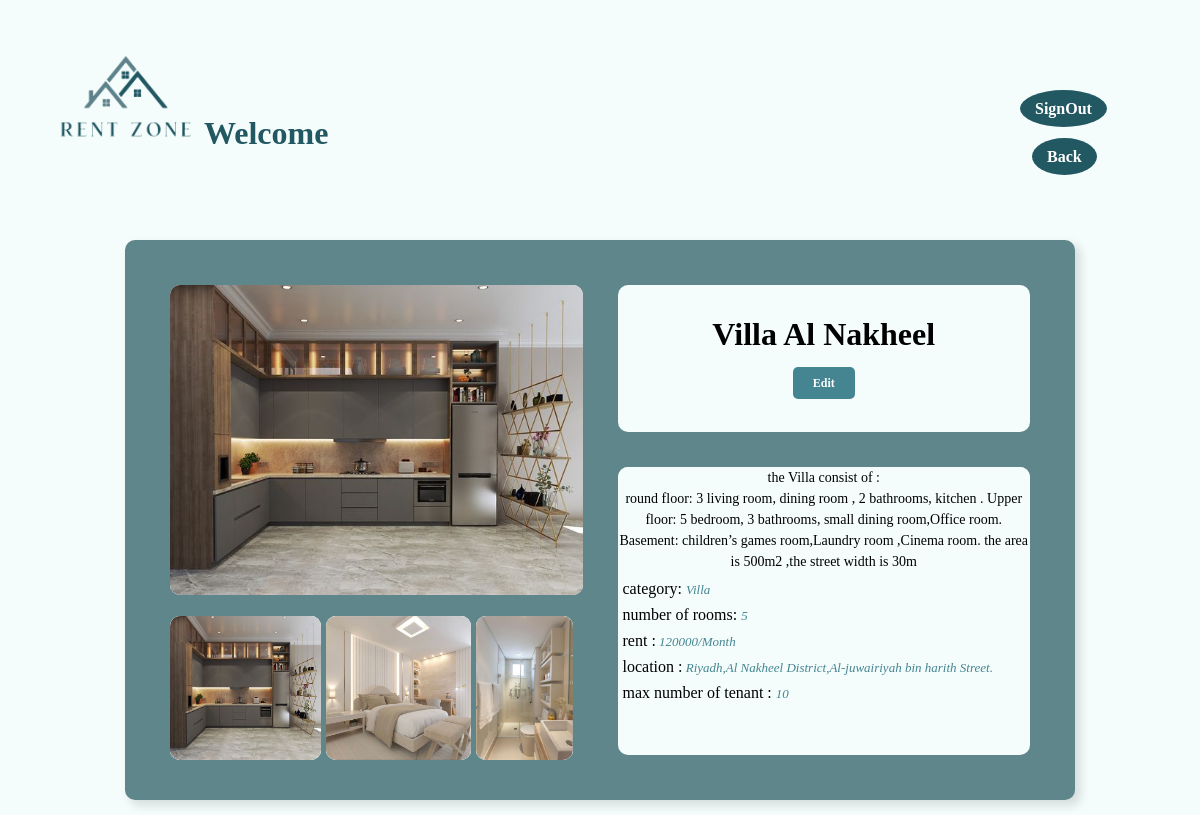
The app's page /Property.php?PropertyID=44 with its own data.
### tables this page shows
CREATE TABLE `PropertyImage` (
  `id` int(11) NOT NULL,
  `property_id` int(11) NOT NULL,
  `path` varchar(255) NOT NULL
);

CREATE TABLE `Property` (
  `id` int(11) NOT NULL,
  `homeowner_id` int(11) NOT NULL,
  `property_category_id` int(11) NOT NULL,
  `name` varchar(100) NOT NULL,
  `rooms` int(11) NOT NULL,
  `rent_cost` int(11) NOT NULL,
  `location` varchar(255) NOT NULL,
  `max_tenants` int(11) NOT NULL,
  `description` varchar(1000) NOT NULL
);

CREATE TABLE `PropertyCategory` (
  `id` int(11) NOT NULL,
  `PropertyCategory` varchar(20) NOT NULL
);

### Property.php (the view, shortened to what this page needs)
<?php
require 'config.php';
$db = $link;
    $PropertyID = $_GET["PropertyID"];
    $sql = "SELECT * FROM  Property WHERE id = '$PropertyID '";
    $result = mysqli_query($db, $sql);
    $row = mysqli_fetch_assoc($result);
    $sql2 ="SELECT * FROM PropertyCategory where id='".$row["property_category_id"]."'";
    $result2 = mysqli_query($db, $sql2);
    $row2 = mysqli_fetch_assoc($result2);
    $query = mysqli_query($db, "SELECT * FROM propertyimage WHERE property_id = {$row['id']}");
    $photos = mysqli_fetch_all($query, MYSQLI_ASSOC);
    if($_SESSION['user_role'] == 'HomeSeeker') {
      $sql = "SELECT * FROM  HomeSeeker  WHERE id = '".$_SESSION["user_id"]. "'";
      $result = mysqli_query($db, $sql);
      $homeseeker = mysqli_fetch_array($result);
      $name = $homeseeker[1];
      $href = "HomeSeekerHomepage.php";
      } else{
      $sql = "SELECT * FROM  Homeowner  WHERE id = '".$_SESSION["user_id"]. "'";
       $result = mysqli_query($db, $sql);
       $Homeowner = mysqli_fetch_array($result);
       $name = $Homeowner[1];
       $href = "HomeOwnerHomePage.php";
        }
?>
<!DOCTYPE html>
<html lang="en">
<head>
    <link rel="stylesheet" href="css/Property1.css">
</head>
<body>
    <header>
        <h1 id ="welcome" >Welcome <em> <?php echo $name; ?> </em></h1>
    <ul>
        <li><a href="logout.php" id="sign-out" class = "nav">SignOut</a></li>
        <br>
        <br>
        <li><a href=<?php echo $href;?> id="back" class = "nav"> Back </a></li>
    </ul>
    </header>
    <div class="container">
        <div class="box">
            <div class="images">
                <div class="img-holder active" >
                    <img src="<?php echo $photos[0]['path'] ?>" width="260" height="310" id="img-holder">
                    <br>
                </div>
                <?php
                    foreach($photos as $img) {
                        echo " <div class='img-holder' >
                            <img src=\"{$img['path']}\" class='small' id='small' style='height:9rem; width=10rem;'>
                        </div>";
                    }
                ?>
            </div>
            <div class="basic-info">
                <br>
                <h1> <?php echo $row['name'] ?> </h1>
                <div class="options">
                    <?php
                        if($_SESSION['user_role'] == 'HomeSeeker')
                            echo "<a href='myapp.php?apply={$row['id']}'>Apply</a>" ;
                        else
                            echo "<a href='EditPropertyPage.php?id={$row['id']}'>Edit</a>" ;
                    ?>
                </div>
                <br>
            </div>
            <div class="description">
                <p>
                    the <?php echo $row2['PropertyCategory'] ?> consist of :<br>
                    <?php echo $row['description'] ?>
                </p>
                <ul class="features">
                    <li><i class="fa-solid fa-circle-check"></i>category: <cite><?php echo $row2['PropertyCategory'] ?></cite> </li>
                    <li><i class="fa-light fa-bed-front"></i>number of rooms: <cite> <?php echo $row['rooms'] ?> </cite></li>
                    <li><i class="fa-solid fa-circle-check"></i>rent :<cite> <?php echo $row['rent_cost'] ?>/Month</cite></li>
                    <li><i class="fa-solid fa-circle-xmark"></i>location :<cite> <?php echo $row['location'] ?> </cite></li>
                    <li><i class="fa-solid fa-circle-xmark"></i>max number of tenant : <cite> <?php echo $row['max_tenants'] ?> </cite></li>
                    <br>
                </ul>
            </div>
        </div>
    </div>
</body>
</html>

### css/Property1.css (style rules this page uses)
:root { --secondary-color: #448591; }
* { box-sizing: border-box; font-family:Cambria, Cochin, Georgia, Times, 'Times New Roman', serif; line-height: 1; padding: 0; margin: 0; background-color: #f4fdfc; }
#welcome { color:#225862; margin-top: -8%; margin-left: 17%; }
.nav { background-color: #225862; border-radius: 100%; font-size:medium; font-weight:bold ; text-decoration: none; padding: 10px 15px; color: rgb(255, 255, 255); list-style: none; margin-left: 85%; margin-top: 1%; }
#back { margin-left: 86%; }
ul { margin-top: -4%; list-style-type: none; }
.container { min-height: 50vh; display: flex; justify-content: center; align-items: center; margin-top: 5%; }
.box { background-color: #5f868b; border-radius: 10px; box-shadow: 5px 5px 10px 1px rgb(0, 0, 0, 12%); padding: 45px; margin: 15px 0; width: 950px; display: grid; grid-template-columns: repeat(2, 1fr); grid-template-rows: auto 1fr; grid-template-areas: "images info" "images description"; grid-gap: 35px; height: 560px; }
.box .images { grid-area: images; display: grid; grid-template-columns: repeat(3,auto); grid-template-rows: auto 1fr; grid-template-areas: "active active active active active" "idle idle idle idle idle "; grid-gap: 5px; height: fit-content; background-color: #5f868b; }
.box .images .img-holder img { width: 100%; display: block; border-radius: 10px; }
.box .images .img-holder.active { grid-area: active; background-color: #5f868b; }
.box .images .img-holder:not(.active) { border-radius: 10px; }
.box .basic-info { grid-area: info; display: flex; border-radius: 10px; flex-direction: column; gap: 17px; text-align: center; }
.box .basic-info .options a { color: white; background-color: var(--secondary-color); display: inline-block; padding: 10px 20px; text-decoration: none; font-weight: 600; font-size: 12px; border-radius: 5px; }
.box .description { grid-area: description; display: flex; flex-direction: column; gap: 25px; border-radius: 10px; font-family: 'Courier New', Courier; }
.box .description p { border-radius: 10px; font-size: 14px; line-height: 1.5; text-align:center ; }
.box .description .features { list-style: none; display: flex; flex-direction: column; gap: 10px; color: var(--gray-color); border-radius: 10px; }
.box .description .features cite { font-size: small; color: #448591; }

### records on screen
propertyimage: path (picture)
propertyimage: path (picture)
propertyimage: path (picture)
property: name "Villa Al Nakheel", description "round floor: 3 living room, dining room , 2 bathrooms, kitchen . Upper floor: 5 bedroom, 3 bathrooms, small dining room,Office room. Basement: children’s games room,Laundry room ,Cinema room. the area is 500m2 ,the street width is 30m", rooms "5", rent_cost "120000", location "Riyadh,Al Nakheel District,Al-juwairiyah bin harith Street.", max_tenants "10"
propertycategory: PropertyCategory "Villa"
